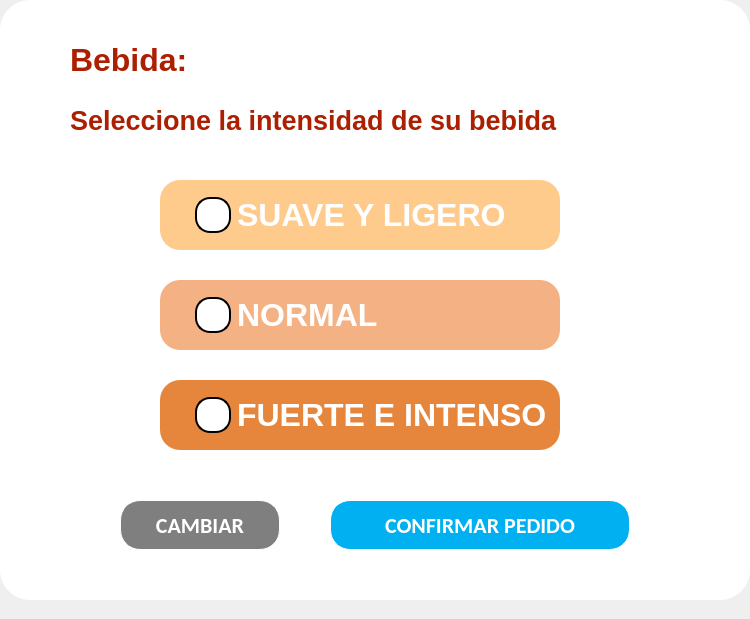
<?xml version="1.0" encoding="UTF-8"?>
<ui version="4.0">
 <class>Dialog</class>
 <widget class="QDialog" name="Dialog">
  <property name="geometry">
   <rect>
    <x>0</x>
    <y>0</y>
    <width>750</width>
    <height>619</height>
   </rect>
  </property>
  <property name="windowTitle">
   <string>Dialog</string>
  </property>
  <widget class="QFrame" name="fondo">
   <property name="geometry">
    <rect>
     <x>0</x>
     <y>0</y>
     <width>750</width>
     <height>600</height>
    </rect>
   </property>
   <property name="styleSheet">
    <string notr="true">QFrame {
    background-color: white;
	border-radius: 30px;
}
</string>
   </property>
   <property name="frameShape">
    <enum>QFrame::StyledPanel</enum>
   </property>
   <property name="frameShadow">
    <enum>QFrame::Raised</enum>
   </property>
   <widget class="QLabel" name="Bebida">
    <property name="geometry">
     <rect>
      <x>70</x>
      <y>20</y>
      <width>681</width>
      <height>80</height>
     </rect>
    </property>
    <property name="styleSheet">
     <string notr="true">QLabel {
    font-family: &quot;Calibri&quot;;         /* Fuente Calibri */
    font-size: 24pt;                /* Tamaño de 20pt */
    color: #AC1F01;                 /* Color rojo oscuro especificado */
    font-weight: bold;            /* Normal, ajusta a bold si necesitas */
    text-align: left;               /* Alineación izquierda, cámbialo a center si es necesario */
	background: none;

}
</string>
    </property>
    <property name="text">
     <string>Bebida:</string>
    </property>
   </widget>
   <widget class="QLabel" name="TituloIntensidad">
    <property name="geometry">
     <rect>
      <x>70</x>
      <y>80</y>
      <width>671</width>
      <height>80</height>
     </rect>
    </property>
    <property name="styleSheet">
     <string notr="true">QLabel {
    font-family: &quot;Calibri&quot;;         /* Fuente Calibri */
    font-size: 20pt;                /* Tamaño de 20pt */
    color: #AC1F01;                 /* Color rojo oscuro especificado */       
    text-align: left;               /* Alineación izquierda, cámbialo a center si es necesario */
	background: none;
	font-weight: bold; 

}
</string>
    </property>
    <property name="inputMethodHints">
     <set>Qt::ImhNone</set>
    </property>
    <property name="text">
     <string>Seleccione la intensidad de su bebida</string>
    </property>
   </widget>
   <widget class="QPushButton" name="Cambiar">
    <property name="geometry">
     <rect>
      <x>120</x>
      <y>500</y>
      <width>160</width>
      <height>50</height>
     </rect>
    </property>
    <property name="styleSheet">
     <string notr="true">QPushButton {
    background-color: #7F7F7F;
    color: white;                /* Texto blanco */
    font-family: Calibri;         /* Fuente Calibri */
    font-size: 22px;              /* Tamaño de la fuente */
    font-weight: bold;  
    border-radius: 20px;          /* Bordes redondeados */
    padding: 10px 20px;           /* Espaciado interno para agrandar el botón */
	border: 1px solid white;
}

QPushButton:hover {
   background-color: #696969;     /* Color de fondo al pasar el mouse */
}</string>
    </property>
    <property name="text">
     <string>CAMBIAR</string>
    </property>
   </widget>
   <widget class="QPushButton" name="Confirmar">
    <property name="geometry">
     <rect>
      <x>330</x>
      <y>500</y>
      <width>300</width>
      <height>50</height>
     </rect>
    </property>
    <property name="styleSheet">
     <string notr="true">QPushButton {
    background-color: #00B0F0;
    color: white;                /* Texto blanco */
    font-family: Calibri;         /* Fuente Calibri */
    font-size: 22px;              /* Tamaño de la fuente */
    font-weight: bold;  
    border-radius: 20px;          /* Bordes redondeados */
    padding: 10px 20px;           /* Espaciado interno para agrandar el botón */
	border: 1px solid white;
}

QPushButton:hover {
   background-color: #008EC0;     /* Color de fondo al pasar el mouse */
}</string>
    </property>
    <property name="text">
     <string>CONFIRMAR PEDIDO</string>
    </property>
   </widget>
   <widget class="QRadioButton" name="Suave">
    <property name="geometry">
     <rect>
      <x>160</x>
      <y>180</y>
      <width>400</width>
      <height>70</height>
     </rect>
    </property>
    <property name="styleSheet">
     <string notr="true">QRadioButton {
    font-family: &quot;Calibri&quot;;        
    font-size: 24pt;               
    color: white;               
    font-weight: bold;            
    text-align: center;
	background-color: rgb(254, 203, 140);
	border-radius: 20px;
    padding-left: 35px; /* Añadir espacio para que el texto se vea centrado */
}

/* Estilo para el indicador (círculo de marcado) */
QRadioButton::indicator {
    width: 32px; /* Tamaño del círculo total */
    height: 32px; /* Tamaño del círculo total */
    border-radius: 15px; /* Hace que sea circular */
    border: 2px solid black; /* Borde del círculo desmarcado */
}

/* Círculo desmarcado */
QRadioButton::indicator::unchecked {
    background-color: white; /* Fondo del círculo desmarcado */
}

/* Círculo marcado con borde azul hacia adentro */
QRadioButton::indicator::checked {
    background-color: white; /* Centro del círculo marcado en blanco */
    border: 6px solid blue; /* Borde grueso azul */
    width: 18px;  /* Reducimos el tamaño del círculo interior */
    height: 18px; /* Para que el borde crezca hacia adentro */
}
</string>
    </property>
    <property name="text">
     <string>SUAVE Y LIGERO</string>
    </property>
    <property name="checkable">
     <bool>true</bool>
    </property>
   </widget>
   <widget class="QRadioButton" name="Normal">
    <property name="geometry">
     <rect>
      <x>160</x>
      <y>280</y>
      <width>400</width>
      <height>70</height>
     </rect>
    </property>
    <property name="styleSheet">
     <string notr="true">QRadioButton {
    font-family: &quot;Calibri&quot;;        
    font-size: 24pt;               
    color: white;               
    font-weight: bold;            
    text-align: center;
	
	background-color: rgb(244, 177, 131);
	border-radius: 20px;
    padding-left: 35px; /* Añadir espacio para que el texto se vea centrado */
}

/* Estilo para el indicador (círculo de marcado) */
QRadioButton::indicator {
    width: 32px; /* Tamaño del círculo total */
    height: 32px; /* Tamaño del círculo total */
    border-radius: 15px; /* Hace que sea circular */
    border: 2px solid black; /* Borde del círculo desmarcado */
}

/* Círculo desmarcado */
QRadioButton::indicator::unchecked {
    background-color: white; /* Fondo del círculo desmarcado */
}

/* Círculo marcado con borde azul hacia adentro */
QRadioButton::indicator::checked {
    background-color: white; /* Centro del círculo marcado en blanco */
    border: 6px solid blue; /* Borde grueso azul */
    width: 18px;  /* Reducimos el tamaño del círculo interior */
    height: 18px; /* Para que el borde crezca hacia adentro */
}
</string>
    </property>
    <property name="text">
     <string>NORMAL</string>
    </property>
   </widget>
   <widget class="QRadioButton" name="Fuerte">
    <property name="geometry">
     <rect>
      <x>160</x>
      <y>380</y>
      <width>400</width>
      <height>70</height>
     </rect>
    </property>
    <property name="styleSheet">
     <string notr="true">QRadioButton {
    font-family: &quot;Calibri&quot;;        
    font-size: 24pt;               
    color: white;               
    font-weight: bold;            
    text-align: center;
	
	background-color: rgb(230, 134, 60);
	border-radius: 20px;
    padding-left: 35px; /* Añadir espacio para que el texto se vea centrado */
}

/* Estilo para el indicador (círculo de marcado) */
QRadioButton::indicator {
    width: 32px; /* Tamaño del círculo total */
    height: 32px; /* Tamaño del círculo total */
    border-radius: 15px; /* Hace que sea circular */
    border: 2px solid black; /* Borde del círculo desmarcado */
}

/* Círculo desmarcado */
QRadioButton::indicator::unchecked {
    background-color: white; /* Fondo del círculo desmarcado */
}

/* Círculo marcado con borde azul hacia adentro */
QRadioButton::indicator::checked {
    background-color: white; /* Centro del círculo marcado en blanco */
    border: 6px solid blue; /* Borde grueso azul */
    width: 18px;  /* Reducimos el tamaño del círculo interior */
    height: 18px; /* Para que el borde crezca hacia adentro */
}
</string>
    </property>
    <property name="text">
     <string>FUERTE E INTENSO</string>
    </property>
   </widget>
  </widget>
 </widget>
 <resources/>
 <connections/>
</ui>
